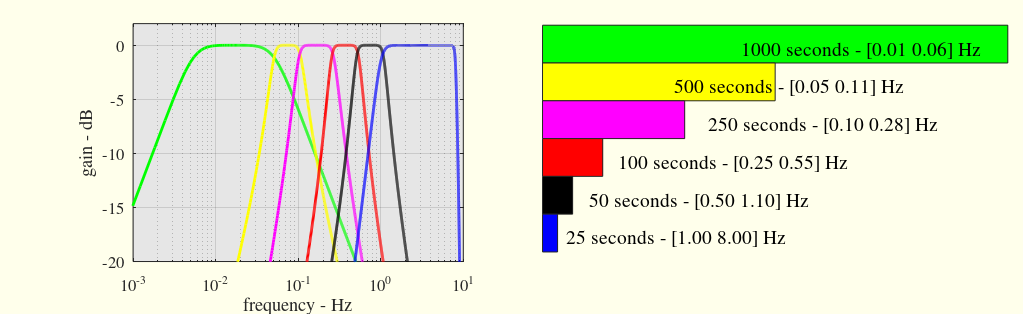

The MATLAB script that drew this image:
clear

allcolors = ['g.';'y.';'m.';'r.';'k.';'b.';'rx';'yx';'mx';'rx';'kx';'c.';'k.';'r.';'c.';'m.';'g.';'b.';'k.';'r.';'c.';'m.';'g.';'k.'];

M                               = 5;
Pfilter                         = 6;
listofperiods                   = [1000,500,250,100,50,25];
listOrder                       = [2 3 4 4 4 6];
filtercharact = struct;

for iP = 1:Pfilter
    filtercharact(iP).SCPperiod_sec  = listofperiods(iP) ;
    filtercharact(iP).overlapDFT = 0.5;
    filtercharact(iP).overlapSCP = 0;
    filtercharact(iP).ratioDFT2SCP = M;
    filtercharact(iP).Norder  = listOrder(iP) ;
    filtercharact(iP).designname     = 'butter';
    filtercharact(iP).windowshape    = 'hann';
    filtercharact(iP).overlapDFT     = 0.5;
end
filtercharact(1).Wlow_Hz        = 0.005;
filtercharact(1).overlapDFT     = 0.5;
TFFT_Pfilter                    = filtercharact(1).SCPperiod_sec/M;
for iP=2:Pfilter
    %     filtercharact(Pfilter).SCPperiod_sec  = filtercharact(Pfilter-1).SCPperiod_sec*0.5;
    TFFT_Pfilter                          = filtercharact(iP).SCPperiod_sec/M;
    filtercharact(iP).Wlow_Hz        = (1/TFFT_Pfilter)/0.2;
    filtercharact(iP-1).Whigh_Hz     = 1.1*filtercharact(iP).Wlow_Hz;
    filtercharact(iP).Wlow_Hz        = (1/TFFT_Pfilter)/0.08;
    filtercharact(iP-1).Whigh_Hz     = filtercharact(iP).Wlow_Hz;
    filtercharact(iP).Wlow_Hz        = (1/TFFT_Pfilter)/0.2;
    filtercharact(iP-1).Whigh_Hz     = 1.1*filtercharact(iP).Wlow_Hz;
end
filtercharact(iP).Whigh_Hz           = 8;

scal1 = 1 ./ ([filtercharact(:).SCPperiod_sec] .* ...
    ([filtercharact(:).Whigh_Hz]-[filtercharact(:).Wlow_Hz]));

scal2 = 2 ./ ([filtercharact(:).SCPperiod_sec] .* ...
    ([filtercharact(:).Whigh_Hz]+[filtercharact(:).Wlow_Hz]));

Fs_Hz                 = 20;
Lfft                  = 16*2048;
frqs_Hz               = (0:Lfft-1)*Fs_Hz/Lfft;
%========== plots of the response
figure(1)
clf
%========== end

for ip=1:Pfilter
    subplot(121)
    [filnum,filden] = butter(filtercharact(ip).Norder,...
        2*[filtercharact(ip).Wlow_Hz ...
        filtercharact(ip).Whigh_Hz]/Fs_Hz);
    Hf = abs(fft(filnum,Lfft) ./ fft(filden,Lfft));
    semilogx(frqs_Hz, 10*log10(Hf),allcolors(ip),'linew',2)
    hold on
    set(gca,'xlim',[1e-3 10])
    set(gca,'ylim',[-20 2])
    set(gca,'color',[1 1 1]*0.9)
    grid on
end
hold off
set(gca,'fontname','times','fontsize',12);
xlabel('frequency - Hz')
ylabel('gain - dB')
loc = get(gca,'position');
% bar graphics, length proportional to the duration
loc(1)  = loc(1)+0.4;
loc(2)  = 0.92;
highbar = 0.12;
for ip=1:Pfilter
    switch ip
        case 1
            lenbar  = (filtercharact(ip).SCPperiod_sec)/2200;
            locx = loc(1)+loc(3)*0.12-0.14;
        case 2
            lenbar  = (filtercharact(ip).SCPperiod_sec)/2200;
            locx = loc(1)+loc(3)*0.12;
        case 3
            lenbar  = (filtercharact(ip).SCPperiod_sec)/1800;
            locx = loc(1)+loc(3)*0.12+0.6;
        case 4
            lenbar  = (filtercharact(ip).SCPperiod_sec)/1700;
            locx = loc(1)+loc(3)*0.12+0.7;
        case 5
            lenbar  = (filtercharact(ip).SCPperiod_sec)/1700;
            locx = loc(1)+loc(3)*0.12+1;
        case 6
            lenbar  = (filtercharact(ip).SCPperiod_sec)/1700;
            locx = loc(1)+loc(3)*0.12+1;
    end
    midy    = (filtercharact(ip).Whigh_Hz+filtercharact(ip).Wlow_Hz)/12;
    loc(2)  = loc(2)-highbar;
    subplot('position',[loc(1) loc(2) lenbar highbar])
    set(gca,'xtick',[],'ytick',[],'box','on')
    tt=sprintf('%i seconds - [%4.2f %4.2f] Hz',filtercharact(ip).SCPperiod_sec,...
        filtercharact(ip).Wlow_Hz,...
        filtercharact(ip).Whigh_Hz);
    text(locx,midy*0.03+0.355,tt,'fontname','times','fontsize',14)
    set(gca,'color',allcolors(ip))
end
set(gca,'fontname','times','fontsize',12);
% xlabel('time of stationarity - frequency bandwidth')
HorizontalSize = 26;
VerticalSize   = 8;
set(gcf,'units','centimeters');
set(gcf,'paperunits','centimeters');
set(gcf,'PaperType','a3');
% set(gcf,'position',[0 5 HorizontalSize VerticalSize]);
set(gcf,'paperposition',[0 0 HorizontalSize VerticalSize]);

set(gcf,'color', [1,1,0.92]);
set(gcf, 'InvertHardCopy', 'off');

%
%         print -depsc -loose ../../textes/6distConjointHMSC/filterbank.eps
%     !epstopdf ../../textes/6distConjointHMSC/filterbank.eps
%     !rm ../../textes/6distConjointHMSC/filterbank.eps
%      print -depsc -loose ../../slides/7sessionmeeting/filterbank.eps
%         print -depsc -loose ../../slides/6slidessummary01072915/.eps
%     !epstopdf ../../slides/6slidessummary01072915/filterbank.eps
%     !rm ../../slides/6slidessummary01072915/filterbank.eps
%
%     printdirectory  = ' ../slidesITW2015/';
%     fileprintepscmd = sprintf('print -depsc -loose %sfilterbank.eps',printdirectory);
%     fileeps2pdfcmd  = sprintf('!epstopdf %sfilterbank.eps',printdirectory);
%     filermcmd       = sprintf('!rm %sfilterbank.eps',printdirectory);
%     %
%       eval(fileprintepscmd)
%         eval(fileeps2pdfcmd)
%         eval(filermcmd)


%==== parameters for TeX
tabFB = [];
for ip = 1:Pfilter
    tabFB = [tabFB ...
        sprintf('$[%4.3f-%4.2f]$&$%i$\n%s %s',...
        filtercharact(ip).Wlow_Hz, ...
        filtercharact(ip).Whigh_Hz,filtercharact(ip).SCPperiod_sec ,'\\ \hline')];
end
tabFB
%====
save filtercharacteristics2 filtercharact

filtercharact
